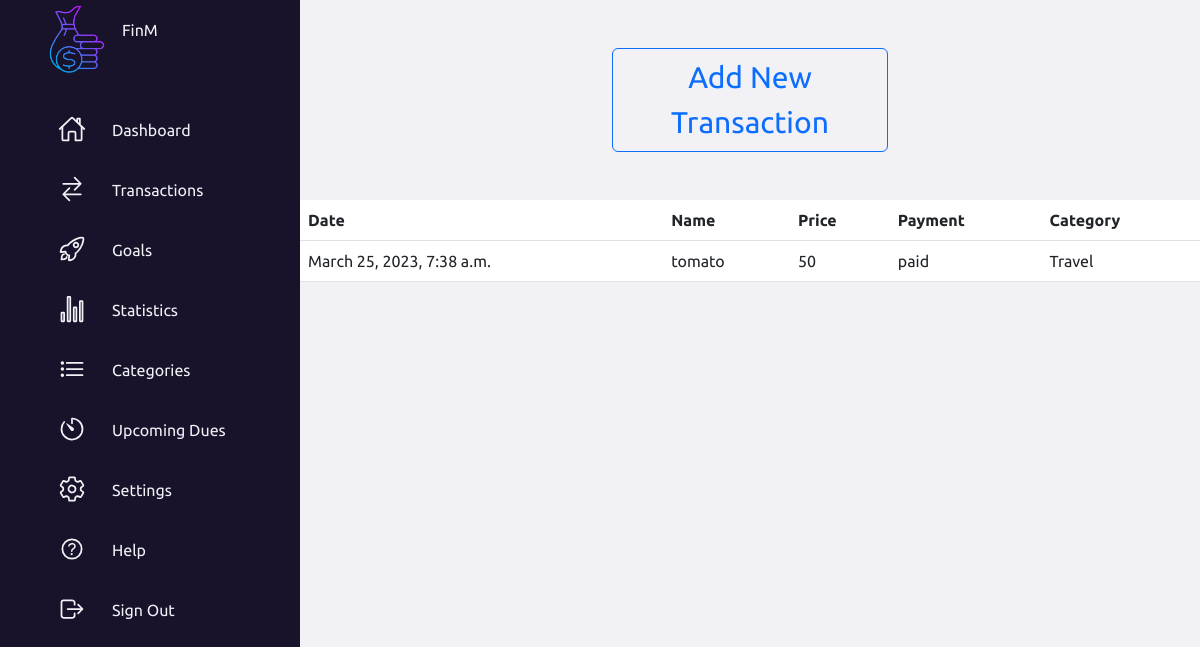
Screenshot of /trans/ (signed in) with the database file from the repository.
### app1/models.py (models this page shows, shortened)
class Transactions(models.Model):
    user = models.ForeignKey(User, on_delete=models.CASCADE)
    date = models.DateTimeField(auto_now_add=True)
    name = models.CharField(max_length=100)
    price = models.PositiveIntegerField(null=True)
    payment = models.CharField(max_length=100)
    category = models.CharField(max_length=50, choices=CATEGORY, null=True)

### app1/views.py (the view)
# urls.py: path('trans/',user_views.trans,name='trans'),
def trans(request):
    items=Transactions.objects.filter(user=request.user)
    trans_tod=Transactions.objects.filter(user=request.user)
    if request.method == 'POST':
        form = TransactionForm(request.POST)
        if form.is_valid():
            instance=form.save(commit=False)
            instance.user=request.user
            try:
                detaileq=Details.objects.get(username=request.user)
            except Details.DoesNotExist:
                return HttpResponse('NO PROFILE FOUND')
            print("hello")
            print(detaileq.curbal,instance.price,instance.date)
            if detaileq.curbal-instance.price>0:
                print(date.today())
                for i in trans_tod:
                    if instance.date==datetime.today():
                        detaileq.Today_ex+=instance.price
                instance.save()
                detaileq.curbal-=instance.price
                detaileq.save()
            else:
                HttpResponse("Insufficient balance")
            print("yess")
            return redirect('trans')
        else:
            print("form invalid")
    else:
        form = TransactionForm()
    context={
        'items':items,
        'form':form,
    }
    return render(request,'trans.html',context)

### templates/trans.html (shortened to what this page needs)
{% load static %}
{% load crispy_forms_tags %}
<!DOCTYPE html>
<html>
<head>
    <link href="https://cdn.jsdelivr.net/npm/bootstrap@5.3.0-alpha1/dist/css/bootstrap.min.css" rel="stylesheet">
</head>
<body>
    <div class="contai" >
        <div class="navigation">
            <ul>
                <li>
                    <a href="/">
                        <span class="icon">
                            <img src="{% static 'images/logos.png' %}" class="logos">
                        </span>
                        <span class="title">FinM</span>
                    </a>
                </li>
                <li>
                    <a href="/dashb">
                        <span class="icon">
                            <ion-icon name="home-outline"></ion-icon>
                        </span>
                        <span class="title">Dashboard</span>
                    </a>
                </li>
                <li>
                    <a href="/trans">
                        <span class="icon">
                            <ion-icon name="swap-horizontal-outline"></ion-icon>
                        </span>
                        <span class="title" data-bs-toggle="modal" data-bs-target="#exampleModal">Transactions</span>
                    </a>
                </li>
                <li>
                    <a href="/dashb">
                        <span class="icon">
                            <ion-icon name="rocket-outline"></ion-icon>
                        </span>
                        <span class="title">Goals</span>
                    </a>
                </li>
                <li>
                    <a href="/stat">
                        <span class="icon">
                            <ion-icon name="stats-chart-outline"></ion-icon>
                        </span>
                        <span class="title">Statistics</span>
                    </a>
                </li>
                <li>
                    <a href="/dashb">
                        <span class="icon">
                            <ion-icon name="list-outline"></ion-icon>
                        </span>
                        <span class="title">Categories</span>
                    </a>
                </li>
                <li>
                    <a href="/dashb">
                        <span class="icon">
                            <ion-icon name="timer-outline"></ion-icon>
                        </span>
                        <span class="title">Upcoming Dues</span>
                    </a>
                </li>
                <li>
                    <a href="/sett">
                        <span class="icon">
                            <ion-icon name="settings-outline"></ion-icon>
                        </span>
                        <span class="title">Settings</span>
                    </a>
                </li>
                <li>
                    <a href="/dashb">
                        <span class="icon">
                            <ion-icon name="help-circle-outline"></ion-icon>
                        </span>
                        <span class="title">Help</span>
                    </a>
                </li>
                <li>
                    <a href="/signin">
                        <span class="icon">
                            <ion-icon name="log-out-outline"></ion-icon>
                        </span>
                        <span class="title">Sign Out</span>
                    </a>
                </li>
            </ul>
        </div>
        <div class="main">
            <div class="container">
                <div class="row mt-5">
                  <div class="col">
                  </div>
                  <div class="col-sm-12 col-md-6 col-lg-4">
                        <button type="button" class="btn btn-outline-primary" style="font-size: 30px;"  data-bs-toggle="modal" data-bs-target="#exampleModal">Add New Transaction</button>
                  </div>
                  <div class="col">
                  </div>
                </div>
        </div>
        <br>
        <br>
        <table class="table ">
            <thead>
              <tr>
                <th scope="col">Date</th>
                <th scope="col">Name</th>
                <th scope="col">Price</th>
                <th scope="col">Payment</th>
                <th scope="col">Category</th>
              </tr>
            </thead>
            <tbody class="task_container">
              {% for item in items %}
              <tr>
                <td>{{ item.date }}</td>
                <td>{{ item.name }}</td>
                <td>{{ item.price }}</td>
                <td>{{ item.payment }}</td>
                <td>{{ item.category }}</td>
              </tr>
              {% endfor %}
            </tbody>
          </table>
</body>
</html>

### templates/trans.html (style rules this page uses)
* { font-family: "Ubuntu", sans-serif; margin:0 ; padding: 0; box-sizing: border-box; }
.logos { width: 70px; height: 70px; }
:root { --blue: #18122B; --white: #F1F1F6; --gray: #f5f5f5; --black1: #3B185F; --black2: #635985; --red: red; --crea: #C9CCD5; --lig: #CBC9FF; --da: #371B58; --grad: linear-gradient(-20deg, #2b5876 0%, #4e4376 100%); --gradi: radial-gradient(circle at 10% 20%, rgb(186, 190, 245) 0%, rgb(192, 192, 245) 33.1%, rgb(218, 203, 246) 90%);; }
body { min-height: 100vh; overflow-x: hidden; margin: 0 !important; }
.contai { position: relative; width: 100%; }
.navigation { position: fixed; width: 300px; height: 100%; background: var(--blue); border-left: 10px solid var(--blue); transition: 0.5s; overflow: hidden; }
.navigation ul { position: absolute; top: 0; left: 0; width: 100%; }
.navigation ul li { position: relative; width: 100%; list-style: none; border-top-left-radius: 30px; border-bottom-left-radius: 30px; }
.navigation ul li:nth-child(1) { margin-bottom: 40px; pointer-events: none; }
.navigation ul li a { position: relative; display: block; width: 100%; display: flex; text-decoration: none; color: var(--white); }
.navigation ul li a .icon { position: relative; display: block; min-width: 60px; height: 60px; line-height: 75px; text-align: center; }
.navigation ul li a .icon ion-icon { font-size: 1.75rem; }
.navigation ul li a .title { position: relative; display: block; padding: 0 10px; height: 60px; line-height: 60px; text-align: start; white-space: nowrap; }
.main { position: absolute; width: calc(100% - 300px); left: 300px; min-height: 100vh; background: var(--white); transition: 0.5s; }

### rows the page displays
Transactions: date "March 25, 2023, 7:38 a.m.", name "tomato", price "50", payment "paid", category "Travel"
